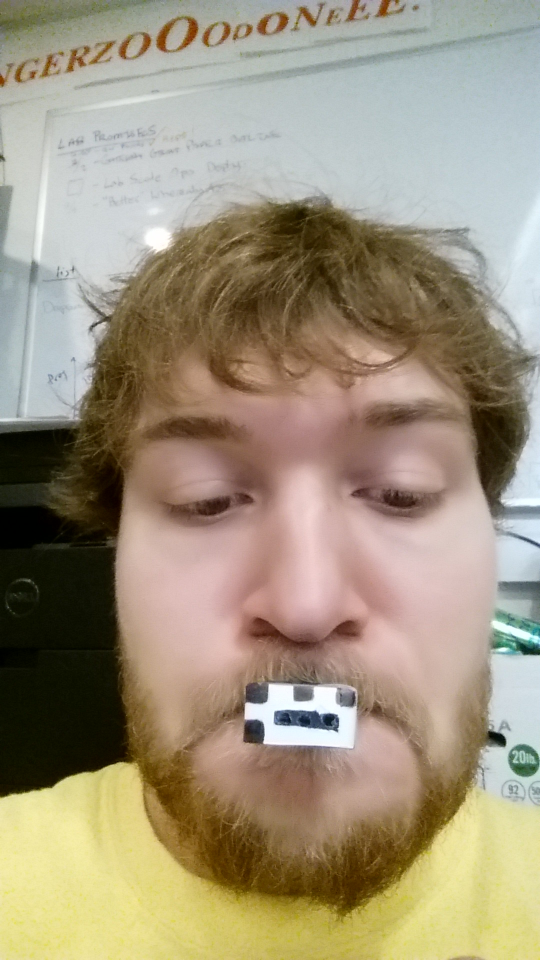
#> input picture software/imageProc/image.jpg, 1080 x 1920 px, given in place of vid.mp4, which was not available (shown at 1/2 size)
$ python proc.py   (older library calls are emulated)
#> lines starting #> are read from the running program, lines starting #| are printed output that depends on the picture; after the words box and inside, x2 and y2 are one past the last pixel; in counts of white or black regions, pixels touching at a corner belong together; pictures that were not available may be replaced by others from this repository, and a replacement may not be noted
#!/usr/bin/python

import cv2
import numpy as np
from matplotlib import pyplot as plt


cam = cv2.VideoCapture('vid.mp4')
frames = cam.get(cv2.cv.CV_CAP_PROP_FRAME_COUNT)
frame = 0

top_left = (0,0)

lastCode = ""
numCode = 0
onCode = 0
finalCode = ""
waiting = 0

while frame < frames:
	ret, src = cam.read()
#> src is the input picture: shape (1920, 1080, 3); mean B, G, R 124.6, 147.3, 159.4
	frame += 1

	img = cv2.cvtColor(src,cv2.COLOR_BGR2GRAY)
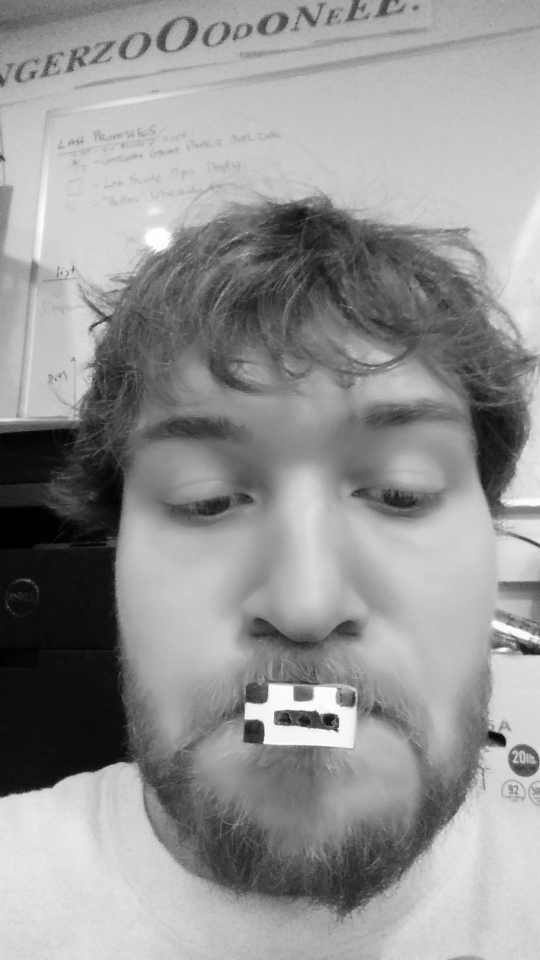
#> img: shape (1920, 1080) (shown at 1/2 size); min 0, max 255, mean 148.3

	temp = cv2.imread('template.jpg',0)
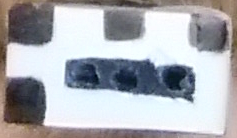
#> input picture software/imageProc/template.jpg, 237 x 138 px
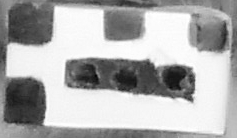
#> temp: shape (138, 237); min 4, max 255, mean 173.9

	w, h = temp.shape[:2]
#> w = 138; h = 237
	M = cv2.getRotationMatrix2D((h/2,w/2+25),-90,0.8)
	template = cv2.warpAffine(temp,M,(h,w+50))
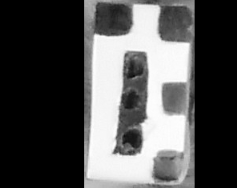
#> template: shape (188, 237); min 0, max 255, mean 81.2

	template = template[0:h, 85:200]
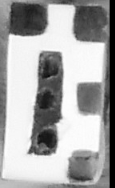
#> template: shape (188, 115); min 0, max 255, mean 166.4

	method = eval('cv2.TM_CCOEFF')
	meth = method
	# Apply template Matching
	res = cv2.matchTemplate(img,template,method)
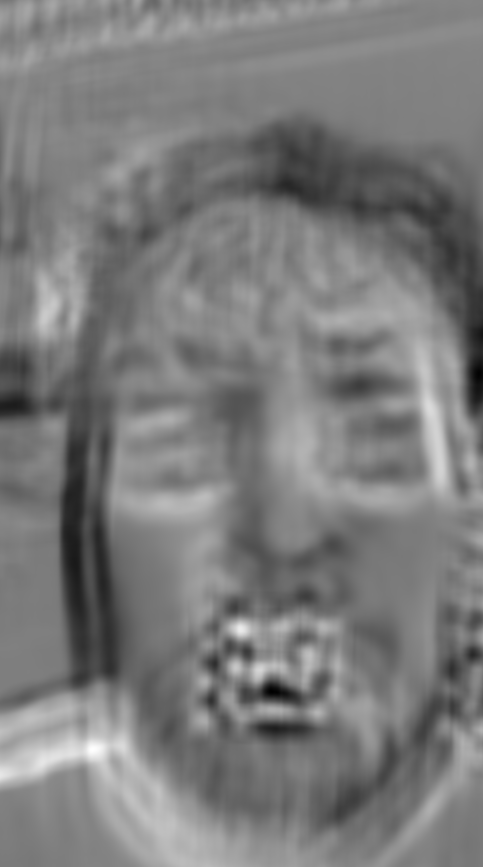
#> res: shape (1733, 966) float32 (shown at 1/2 size); min -42243848, max 43187212, mean -812899.7; drawn with min black and max white
	min_val, max_val, min_loc, max_loc = cv2.minMaxLoc(res)
#> min_val = -42243848; max_val = 43187212; min_loc = (542, 1383); max_loc = (184, 1498)

	top_left = max_loc
#> top_left = (184, 1498)
	bottom_right = (top_left[0] + w-30, top_left[1] + h-30)
#> bottom_right = (292, 1705)

	circ1 = (top_left[0] + 45, top_left[1] + 75)
#> circ1 = (229, 1573)
	circ2 = (top_left[0] + 45, top_left[1] + 115)
#> circ2 = (229, 1613)
	circ3 = (top_left[0] + 45, top_left[1] + 155)
#> circ3 = (229, 1653)

	cv2.rectangle(img,top_left, bottom_right, 255, 2)
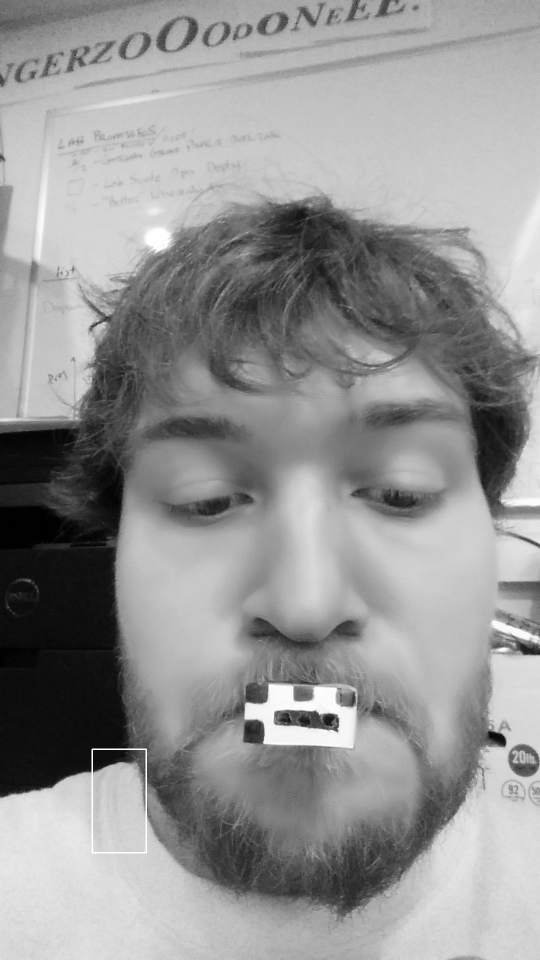
#> img: shape (1920, 1080) (shown at 1/2 size); 0.09% of pixels changed, all inside (x1, y1, x2, y2) = (183, 1497, 294, 1707)
	cv2.circle(img, circ1, 15, 2)
#> img: shape (1920, 1080); under 0.01% of pixels changed, all inside (x1, y1, x2, y2) = (214, 1558, 245, 1589)
	cv2.circle(img, circ2, 15, 2)
#> img: shape (1920, 1080); min 0, max 255, mean 148.4
	cv2.circle(img, circ3, 15, 2)
#> img: shape (1920, 1080); min 0, max 255, mean 148.4

	one  = (cv2.sumElems(img[circ1[1]-8:circ1[1]+8,circ1[0]-8:circ1[0]+8]))
#> one = (50848, 0, 0, 0)
	two = (cv2.sumElems(img[circ2[1]-8:circ2[1]+8,circ2[0]-8:circ2[0]+8]))
#> two = (51445, 0, 0, 0)
	three = (cv2.sumElems(img[circ3[1]-8:circ3[1]+8,circ3[0]-8:circ3[0]+8]))
#> three = (52796, 0, 0, 0)

	code = ""
	if(one[0] > 40000):
		code += "1"
	else:
		code += "0"

	if(two[0] > 40000):
		code += "1"
	else:
		code += "0"

	if(three[0] > 40000):
		code += "1"
	else:
		code += "0"

	if(code == "000"):
		pass
	else:
		if(code == lastCode and waiting == 0):
			numCode+=1
			if(numCode > 3):
				finalCode += code
				waiting = 1
		elif(code == lastCode and waiting == 1):
			pass
		elif(code != lastCode and waiting == 0):
			pass
		else:
			waiting = 0

	lastCode = code


	cv2.imshow("w",img)
	cv2.imshow("r",template)
	cv2.waitKey(1)

print(finalCode)
